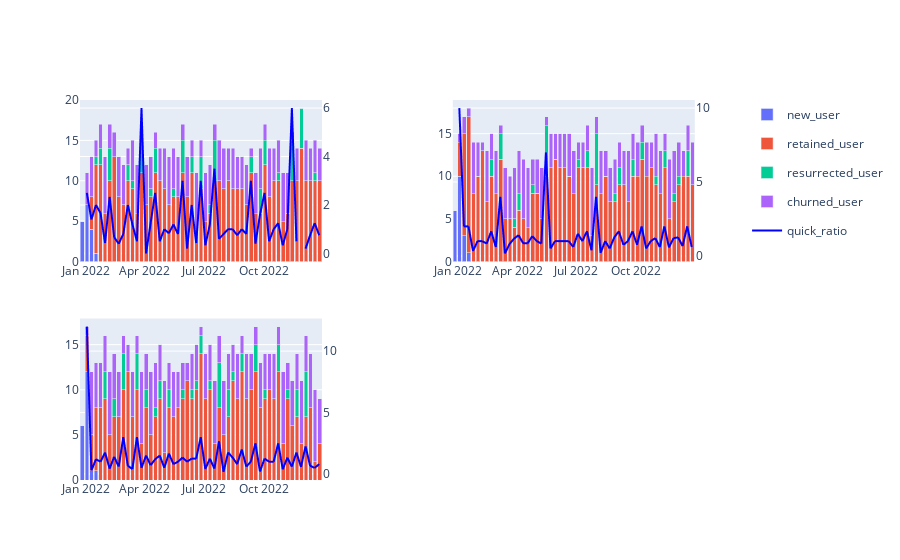

The notebook cell this image was saved under:
### Code cell
fig_per_group = (
    px.bar(
        new.reset_index(),
        x=COL_TIMESTAMP,
        y=["new_user", "retained_user", "resurrected_user", "churned_user"],
        **facet_col_args,
    )
).update_layout(**commomn_layout)

fig_quick_ratio = (
    px.line(
        new.reset_index(),
        x=COL_TIMESTAMP,
        y=["quick_ratio"],
        markers=False,
        render_mode="webgl",
        **facet_col_args,
    ).update_traces(line_color="blue")
).update_layout(**commomn_layout)


# https://github.com/plotly/plotly.py/issues/2232
import math

num_cols = 2
num_rows = 2
spec_list = [{"secondary_y": True} for x in range(0, num_cols)]
spec_list = [spec_list for y in range(0, num_rows)]
# spec_list = [spec_list , [{"secondary_y": True}, None]]
# print(spec_list)
fig = make_subplots(cols=num_cols, rows=num_rows, specs=spec_list)
# print(fig)

p1 = fig_per_group
p2 = fig_quick_ratio

for i, data in enumerate(p1.data):
    ii = i % 3
    # print(i, data.name, data.xaxis, data.yaxis)
    row = math.ceil((ii + 1) / num_cols)
    col = ii + 1 - (row - 1) * num_cols
    # print(row, col)
    fig.add_trace(data, secondary_y=False, row=row, col=col)

for i, data in enumerate(p2.data):
    # print(i, data.name, data.xaxis, data.yaxis)
    row = math.ceil((i + 1) / num_cols)
    col = i + 1 - (row - 1) * num_cols
    # print(row, col)
    fig.add_trace(data, secondary_y=True, row=row, col=col)

fig.update_layout({"barmode": "stack"})
fig.show()
